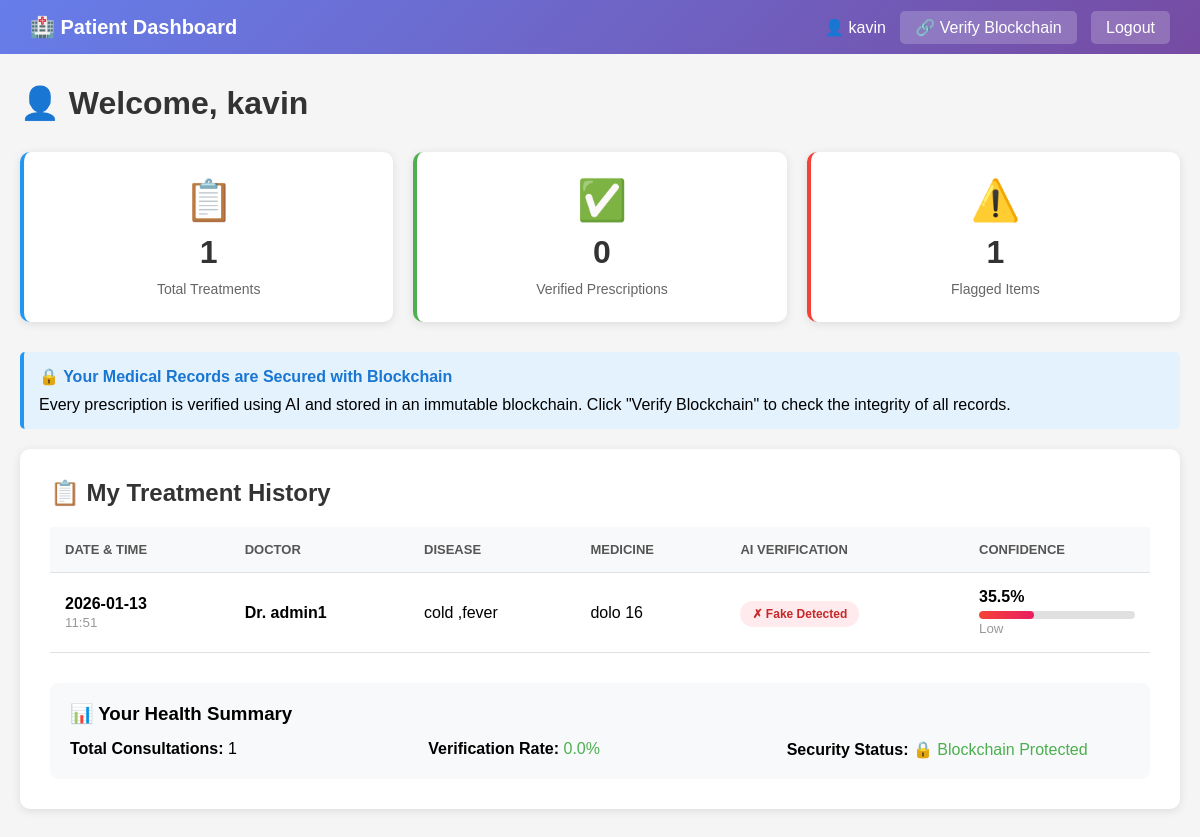
The app's page /patient (signed in) with its own data.
### tables this page shows
CREATE TABLE treatments(
        id INTEGER PRIMARY KEY AUTOINCREMENT,
        patient_id INTEGER,
        doctor_id INTEGER,
        disease TEXT,
        symptoms TEXT,
        medicine TEXT,
        dosage TEXT,
        duration TEXT,
        prescription_file TEXT,
        hash TEXT,
        status TEXT,
        confidence_score REAL,
        qr_code TEXT,
        created_at TIMESTAMP DEFAULT CURRENT_TIMESTAMP,
        FOREIGN KEY(patient_id) REFERENCES users(id),
        FOREIGN KEY(doctor_id) REFERENCES users(id)
    );

CREATE TABLE users(
        id INTEGER PRIMARY KEY AUTOINCREMENT,
        username TEXT UNIQUE NOT NULL,
        password TEXT NOT NULL,
        role TEXT NOT NULL,
        full_name TEXT,
        email TEXT,
        phone TEXT,
        created_at TIMESTAMP DEFAULT CURRENT_TIMESTAMP,
        is_verified INTEGER DEFAULT 0,
        is_blocked INTEGER DEFAULT 0
    );

### app.py (the view)
@app.route("/patient")
def patient():
    if 'user_id' not in session or session['role'] != "Patient":
        return redirect("/")
    conn = get_db()
    treatments = conn.execute("""SELECT t.*, u.full_name as doctor_name
                                FROM treatments t
                                JOIN users u ON t.doctor_id = u.id
                                WHERE t.patient_id = ?
                                ORDER BY t.created_at DESC""",
                             (session['user_id'],)).fetchall()
    conn.close()
    return render_template("patient.html", treatments=treatments)

### app.py (called while the page is built)
def get_db():
    conn = sqlite3.connect("database.db")
    conn.row_factory = sqlite3.Row
    return conn

### templates/patient.html (shortened to what this page needs)
<!DOCTYPE html>
<html lang="en">
<head>
</head>
<body>
    <div class="navbar">
        <h2>🏥 Patient Dashboard</h2>
        <div>
            <span>👤 {{ session.full_name }}</span>
            <a href="/verify_blockchain">🔗 Verify Blockchain</a>
            <a href="/logout">Logout</a>
        </div>
    </div>
    <div class="container">
        <h1 style="margin-bottom: 30px; color: #333;">👤 Welcome, {{ session.full_name }}</h1>
        <div class="stats-grid">
            <div class="stat-card blue">
                <div class="stat-icon">📋</div>
                <div class="stat-value">{{ treatments|length }}</div>
                <div class="stat-label">Total Treatments</div>
            </div>
            <div class="stat-card green">
                <div class="stat-icon">✅</div>
                <div class="stat-value">
                    {% set original = treatments|selectattr('status', 'equalto', 'Original')|list|length %}
                    {{ original }}
                </div>
                <div class="stat-label">Verified Prescriptions</div>
            </div>
            <div class="stat-card red">
                <div class="stat-icon">⚠️</div>
                <div class="stat-value">
                    {% set fake = treatments|selectattr('status', 'equalto', 'Fake')|list|length %}
                    {{ fake }}
                </div>
                <div class="stat-label">Flagged Items</div>
            </div>
        </div>
        <div class="info-box">
            <h4>🔒 Your Medical Records are Secured with Blockchain</h4>
            <p>Every prescription is verified using AI and stored in an immutable blockchain. Click "Verify Blockchain" to check the integrity of all records.</p>
        </div>
        <div class="card">
            <h2>📋 My Treatment History</h2>
            {% if treatments %}
            <table>
                <thead>
                    <tr>
                        <th>Date & Time</th>
                        <th>Doctor</th>
                        <th>Disease</th>
                        <th>Medicine</th>
                        <th>AI Verification</th>
                        <th>Confidence</th>
                    </tr>
                </thead>
                <tbody>
                    {% for t in treatments %}
                    <tr>
                        <td>
                            <strong>{{ t.created_at[:10] }}</strong><br>
                            <small style="color: #999;">{{ t.created_at[11:16] }}</small>
                        </td>
                        <td>
                            <strong>Dr. {{ t.doctor_name }}</strong>
                        </td>
                        <td>{{ t.disease }}</td>
                        <td>{{ t.medicine }}</td>
                        <td>
                            <span class="badge badge-{{ t.status.lower() }}">
                                {% if t.status == 'Original' %}
                                    ✓ Verified
                                {% elif t.status == 'Fake' %}
                                    ✗ Fake Detected
                                {% else %}
                                    ⚠ Suspicious
                                {% endif %}
                            </span>
                        </td>
                        <td>
                            <div>
                                <strong>{{ "%.1f"|format(t.confidence_score) }}%</strong>
                            </div>
                            <div class="confidence-bar">
                                {% if t.confidence_score >= 70 %}
                                <div class="confidence-fill confidence-high" style="width: {{ t.confidence_score }}%"></div>
                                {% elif t.confidence_score >= 40 %}
                                <div class="confidence-fill confidence-medium" style="width: {{ t.confidence_score }}%"></div>
                                {% else %}
                                <div class="confidence-fill confidence-low" style="width: {{ t.confidence_score }}%"></div>
                                {% endif %}
                            </div>
                            <small style="color: #999;">
                                {% if t.confidence_score >= 70 %}
                                    High
                                {% elif t.confidence_score >= 40 %}
                                    Medium
                                {% else %}
                                    Low
                                {% endif %}
                            </small>
                        </td>
                    </tr>
                    {% endfor %}
                </tbody>
            </table>
            <div style="margin-top: 30px; padding: 20px; background: #f8f9fa; border-radius: 8px;">
                <h3 style="margin-bottom: 15px;">📊 Your Health Summary</h3>
                <div style="display: grid; grid-template-columns: repeat(auto-fit, minmax(200px, 1fr)); gap: 15px;">
                    <div>
                        <strong>Total Consultations:</strong> {{ treatments|length }}
                    </div>
                    <div>
                        <strong>Verification Rate:</strong>
                        {% set original = treatments|selectattr('status', 'equalto', 'Original')|list|length %}
                        {% if treatments|length > 0 %}
                        <span style="color: #4CAF50;">{{ "%.1f"|format((original / treatments|length) * 100) }}%</span>
                        {% else %}
                        0%
                        {% endif %}
                    </div>
                    <div>
                        <strong>Security Status:</strong>
                        <span style="color: #4CAF50;">🔒 Blockchain Protected</span>
                    </div>
                </div>
            </div>
            {% endif %}
        </div>
    </div>
</body>
</html>

### templates/patient.html (style rules this page uses)
* { margin: 0; padding: 0; box-sizing: border-box; }
body { font-family: Arial, sans-serif; background: #f5f5f5; }
.navbar { background: linear-gradient(135deg, #667eea 0%, #764ba2 100%); color: white; padding: 15px 30px; display: flex; justify-content: space-between; align-items: center; }
.navbar h2 { font-size: 20px; }
.navbar a { color: white; text-decoration: none; padding: 8px 15px; background: rgba(255,255,255,0.2); border-radius: 5px; margin-left: 10px; }
.container { max-width: 1400px; margin: 30px auto; padding: 0 20px; }
.stats-grid { display: grid; grid-template-columns: repeat(auto-fit, minmax(200px, 1fr)); gap: 20px; margin-bottom: 30px; }
.stat-card { background: white; padding: 25px; border-radius: 10px; box-shadow: 0 2px 10px rgba(0,0,0,0.1); text-align: center; }
.stat-icon { font-size: 40px; margin-bottom: 10px; }
.stat-value { font-size: 32px; font-weight: bold; color: #333; margin: 10px 0; }
.stat-label { color: #666; font-size: 14px; }
.stat-card.blue { border-left: 4px solid #2196F3; }
.stat-card.green { border-left: 4px solid #4CAF50; }
.stat-card.red { border-left: 4px solid #f44336; }
.card { background: white; padding: 30px; border-radius: 10px; box-shadow: 0 2px 10px rgba(0,0,0,0.1); margin-bottom: 30px; }
.card h2 { margin-bottom: 20px; color: #333; }
table { width: 100%; border-collapse: collapse; }
th, td { padding: 15px; text-align: left; border-bottom: 1px solid #e0e0e0; }
th { background: #f8f9fa; font-weight: bold; font-size: 13px; text-transform: uppercase; color: #555; }
.badge { padding: 6px 12px; border-radius: 20px; font-size: 12px; font-weight: bold; }
.badge-fake { background: #ffebee; color: #c62828; }
.confidence-bar { width: 100%; height: 8px; background: #e0e0e0; border-radius: 10px; overflow: hidden; margin-top: 5px; }
.confidence-fill { height: 100%; border-radius: 10px; }
.confidence-low { background: linear-gradient(90deg, #f44336, #E91E63); }
.info-box { background: #e3f2fd; border-left: 4px solid #2196F3; padding: 15px; border-radius: 5px; margin-bottom: 20px; }
.info-box h4 { margin-bottom: 10px; color: #1976D2; }

### records on screen
treatments: created_at "2026-01-13", created_at "11:51", doctor_name "admin1", disease "cold ,fever", medicine "dolo 16", status "✗ Fake Detected", confidence_score "35.5", shows "Low"

### other values on screen
{{ session.full_name }} "kavin"
{{ treatments|length }} "1"
{{ original }} "0"
{{ fake }} "1"
{{ "%.1f"|format((original / treatments|length) * 100) }} "0.0"
